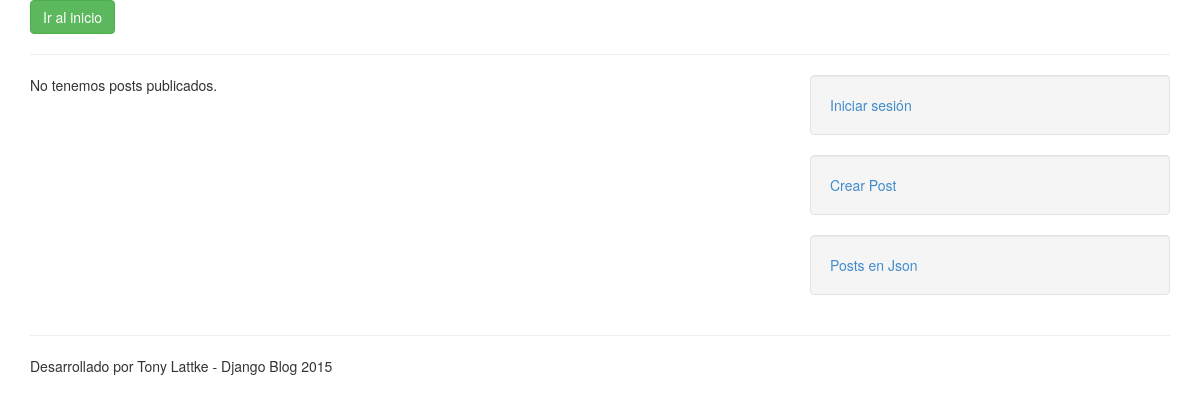
The app's page /, older data.
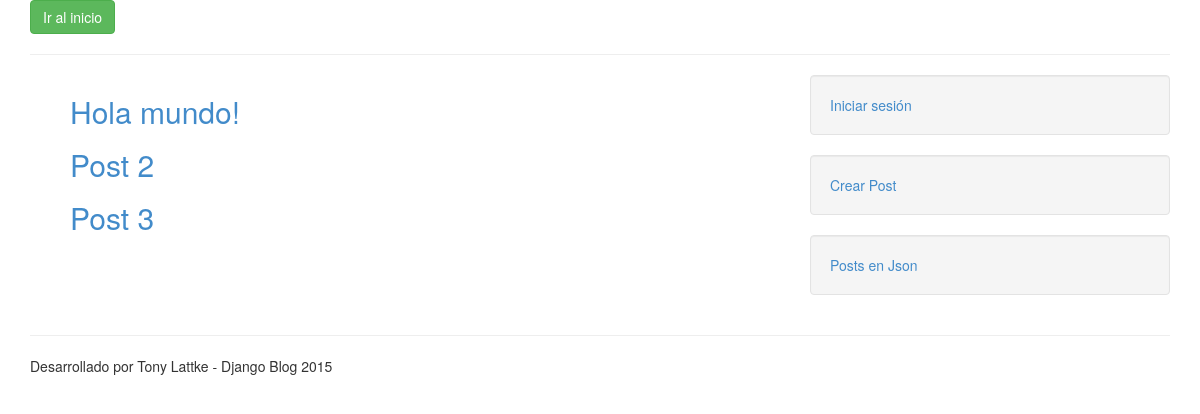
The same page, newer data.
### posts/models.py (models this page shows)
class Post(models.Model):
	nombre = models.CharField(max_length=200)
	autor = models.CharField(max_length=200)
	contenido = models.TextField()
	pub_fecha = models.DateTimeField('fecha')
	def publicado_recientemente(self):
		return self.pub_fecha >= (timezone.now() - timedelta(days=1))
	publicado_recientemente.admin_order_field = 'pub_fecha'
	publicado_recientemente.boolean = True
	publicado_recientemente.short_description = 'Publicado recientemente?'

### posts/views.py (the view)
# urls.py: url(r'^$', 'posts.views.index', name='inicio'),
def index(request):
	posts = Post.objects.all()
	context = {'posts': posts}
	return render(request, 'index.html', context)

### posts/templates/index.html
{% extends "base.html" %}
{% block principal_content %}
{% if posts %}
	<ul>
	{% for post in posts %}
		<h2><a href="/posts/{{ post.id }}">{{ post.nombre }}</a></h2>
	{% endfor %}
	</ul>
{% else %}
	<p>No tenemos posts publicados.</p>
{% endif %}
{% endblock principal_content %}

### posts/templates/base.html (shortened to what this page needs)
<!DOCTYPE html>
<html lang="en">
<head>
    {% load staticfiles %}
    <link href="{% static 'css/bootstrap.min.css' %}" rel="stylesheet" type="text/css">
</head>
<body>
    <div class="container">
        <a href="/inicio" class="btn btn-success">Ir al inicio</a>
        <hr>
        <div class="row">
            <div class="col-lg-8">
                {% block principal_content %}
                {% endblock principal_content %}
            </div>
            <div class="col-lg-4">
                <div class="well">
                {% if user.is_authenticated %}
                    <a href="/sesion/logout">Cerrar sesión</a>
                {% else %}
                    <a href="/sesion/login">Iniciar sesión</a>
                {% endif %}
                </div>
                <div class="well">
                    <a href="/posts/crear">Crear Post</a>
                </div>
                <div class="well">
                    <a href="/posts/json">Posts en Json</a>
                </div>
            </div>
        </div>
        <hr>
        <footer>
            <div class="row">
                <div class="col-lg-12">
                    <p>Desarrollado por Tony Lattke - Django Blog 2015</p>
                </div>
            </div>
        </footer>
    </div>
    <link href="{% static 'css/bootstrap.min.css' %}" rel="stylesheet" type="text/css">
</body>
</html>

Row changes from the older to the newer data that the page shows:
added Post: nombre "Hola mundo!"
added Post: nombre "Post 2"
added Post: nombre "Post 3"
Text that changed along with them:
text no longer shown: "No tenemos posts publicados."
